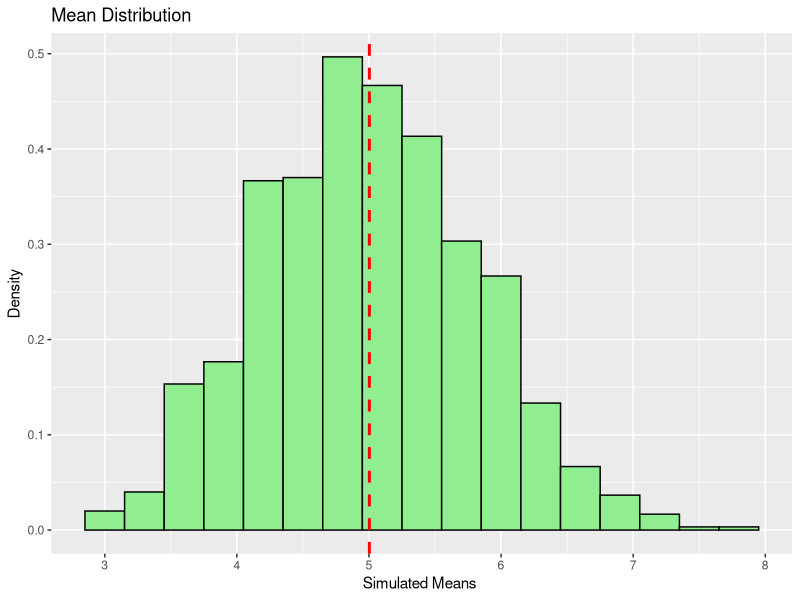
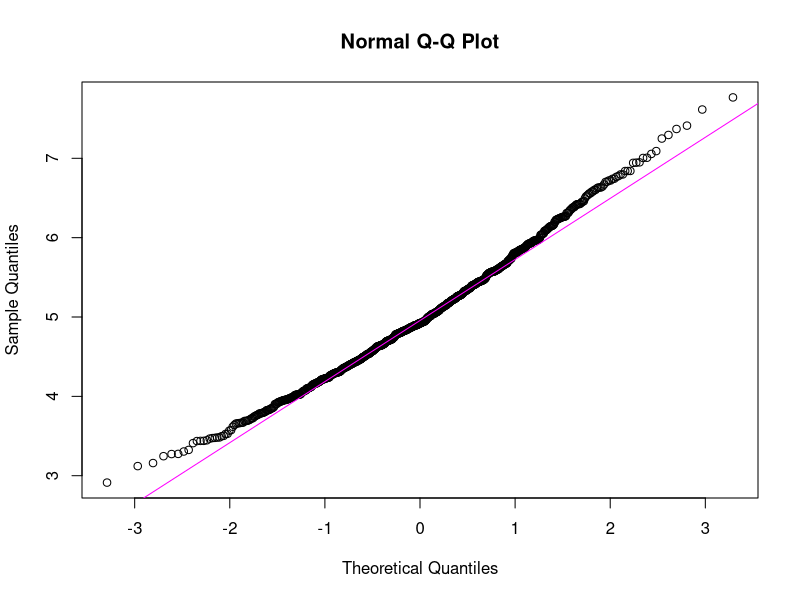

The R script that drew these images, in order:
## ---- chunk 1
library(ggplot2)
library(knitr)
## ---- chunk 2
num_Simulation <- 1000
sampSize <- 40
lambda <- 0.2
set.seed(300413)

## ---- chunk 3

simu_data <- replicate(num_Simulation, rexp(sampSize, lambda))
mean_simulation_data <- apply(simu_data, 2, mean)

simu_Matrix <- matrix(rexp(n = num_Simulation * sampSize, rate = lambda), num_Simulation, sampSize)
simu_Mean <- rowMeans(simu_Matrix)
simu_Data <- data.frame(cbind(simu_Matrix, simu_Mean))



## ---- chunk 4

ggplot(data = simu_Data, aes(x = simu_Mean)) + 
  geom_histogram(aes(y = after_stat(density)), binwidth = 0.3, fill = "lightgreen", color = "black") + 
  labs(title = "Mean Distribution", x = "Simulated Means ", y = "Density") +
  geom_vline(aes(xintercept=mean(simu_Mean)), color="red", linetype="dashed", linewidth=1)
  
## ---- chunk 5
actual_Mean <- mean(simu_Mean)
theo_Mean <- (1 / lambda)
act_Variance <- var(simu_Mean)
theo_Variance <- ((1 / lambda) ^ 2) / sampSize

print(paste("Actutal Mean :", actual_Mean))
print(paste("Theo Mean :", theo_Mean))
print(paste("Actual VAriance :", act_Variance))
print(paste("Theorical VAriance :", theo_Variance))

## ---- chunk 6

qqnorm(mean_simulation_data)
qqline(mean_simulation_data, col = "magenta")

